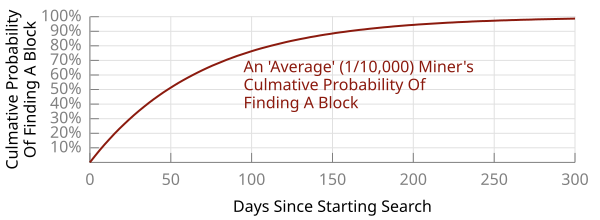

Generate this figure with gnuplot:
load "gnuplot.preferences"

set terminal svg size 600,220 font "Sans,12"
set output "en-variance.svg"

set ytics ("10%%" .1, "20%%" .2, "30%%" .3, "40%%" .4, "50%%" .5, "60%%" .6, "70%%" .7, "80%%" .8, "90%%" .9, "100%%" 1.0)
set yrange [0:1]
set key right center
set ylabel "Culmative Probability\nOf Finding A Block"
set xlabel "Days Since Starting Search"

set grid


plot [0:300] 1-exp(-1./70*x) ls 1

set terminal png size 600,220 font "Sans,12"
set output "en-variance.png"

replot
